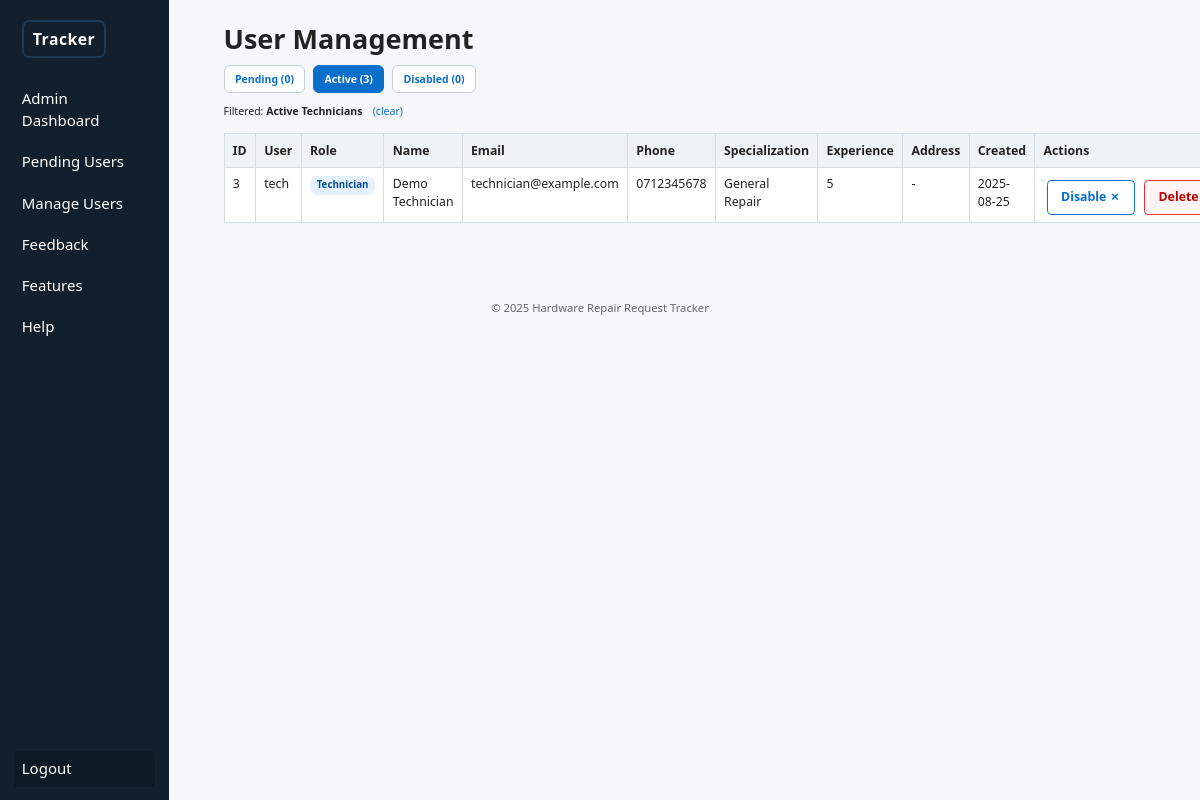
The app's page /admin/users_manage.php?filter=active_techs (signed in) with its own data.
### tables this page shows
CREATE TABLE technician_profile (
  technician_id INT PRIMARY KEY,
  full_name VARCHAR(120) NOT NULL,
  phone VARCHAR(20) NOT NULL,
  email VARCHAR(120),
  specialization VARCHAR(120),
  experience_years INT DEFAULT 0,
  availability_notes VARCHAR(255),
  CONSTRAINT fk_tech_profile_user FOREIGN KEY (technician_id) REFERENCES users(user_id) ON DELETE CASCADE
);

CREATE TABLE users (
  user_id INT AUTO_INCREMENT PRIMARY KEY,
  username VARCHAR(50) NOT NULL UNIQUE,
  password VARCHAR(255) NOT NULL,
  role ENUM('admin','user','technician') NOT NULL DEFAULT 'user',
  status ENUM('pending','approved','rejected') NOT NULL DEFAULT 'pending',
  is_disabled TINYINT(1) NOT NULL DEFAULT 0,
  created_at TIMESTAMP DEFAULT CURRENT_TIMESTAMP
);

### admin/users_manage.php (the view, shortened to what this page needs)
<?php require_once __DIR__ . '/../config.php';
require_once __DIR__ . '/../db.php';
$tab = $_GET['tab'] ?? 'active';
$roleFilter = null;
if (isset($_GET['filter'])) {
  if ($_GET['filter'] === 'active_customers') {
    $tab = 'active';
    $roleFilter = 'user';
  } elseif ($_GET['filter'] === 'active_techs') {
    $tab = 'active';
    $roleFilter = 'technician';
  }
}
$baseQuery = "SELECT u.user_id,u.username,u.role,u.status,u.is_disabled,u.created_at,
  cp.full_name AS c_full_name, cp.phone AS c_phone, cp.email AS c_email, cp.address AS c_address,
  tp.full_name AS t_full_name, tp.phone AS t_phone, tp.email AS t_email, tp.specialization, tp.experience_years, tp.availability_notes
  FROM users u
  LEFT JOIN customer_profile cp ON u.user_id = cp.customer_id
  LEFT JOIN technician_profile tp ON u.user_id = tp.technician_id";
switch ($tab) {
  default:
    $q = $baseQuery . " WHERE status='approved' AND (is_disabled=0 OR is_disabled IS NULL)";
    if ($roleFilter) {
      $q .= " AND role='" . $mysqli->real_escape_string($roleFilter) . "'";
    }
    $q .= " ORDER BY created_at DESC";
    $tab = 'active';
}
$users = $mysqli->query($q);
$cntPending = $mysqli->query("SELECT COUNT(*) c FROM users WHERE status='pending'")->fetch_assoc()['c'];
$cntActive = $mysqli->query("SELECT COUNT(*) c FROM users WHERE status='approved' AND (is_disabled=0 OR is_disabled IS NULL)")->fetch_assoc()['c'];
$cntDisabled = $mysqli->query("SELECT COUNT(*) c FROM users WHERE is_disabled=1")->fetch_assoc()['c'];
?>
<?php include __DIR__ . '/../partials/header.php'; ?>
<h1>User Management</h1>
<div class="tabs" style="margin-top:.5rem;margin-bottom:.75rem;display:flex;gap:.5rem;flex-wrap:wrap;">
  <a class="tab-link<?= $tab === 'pending' ? ' active' : '' ?>" href="?tab=pending">Pending (<?= $cntPending ?>)</a>
  <a class="tab-link<?= $tab === 'active' ? ' active' : '' ?>" href="?tab=active">Active (<?= $cntActive ?>)</a>
  <a class="tab-link<?= $tab === 'disabled' ? ' active' : '' ?>" href="?tab=disabled">Disabled (<?= $cntDisabled ?>)</a>
</div>
<?php if ($roleFilter): ?>
  <div style="margin:.3rem 0 .5rem;font-size:.7rem;">Filtered: <strong><?= $roleFilter === 'user' ? 'Active Customers' : 'Active Technicians' ?></strong> <a href="users_manage.php?tab=active" style="margin-left:.5rem;">(clear)</a></div>
<?php endif; ?>
<table class="table">
  <tr>
    <th>ID</th>
    <th>User</th>
    <th>Role</th>
    <th>Name</th>
    <th>Email</th>
    <th>Phone</th>
    <th>Specialization</th>
    <th>Experience</th>
    <th>Address</th>
    <th>Created</th>
    <th>Actions</th>
  </tr>
  <?php while ($u = $users->fetch_assoc()): ?>
    <tr>
      <td><?= $u['user_id'] ?></td>
      <td><?= htmlspecialchars($u['username']) ?></td>
      <td><span class="role-badge role-<?= $u['role'] ?>"><?= $u['role'] ?></span></td>
      <td><?php
          if ($u['role'] === 'user') {
            echo htmlspecialchars($u['c_full_name'] ?? '-');
          } elseif ($u['role'] === 'technician') {
            echo htmlspecialchars($u['t_full_name'] ?? '-');
          } else {
            echo '-';
          }
        ?></td>
      <td><?= htmlspecialchars($u['c_email'] ?? $u['t_email'] ?? '-') ?></td>
      <td><?= htmlspecialchars($u['c_phone'] ?? $u['t_phone'] ?? '-') ?></td>
      <td><?= htmlspecialchars($u['specialization'] ?? '-') ?></td>
      <td><?= $u['experience_years'] !== null ? (int)$u['experience_years'] : '-' ?></td>
  <td><?= htmlspecialchars($u['c_address'] ?? '-') ?></td>
      <td><?= substr($u['created_at'], 0, 10) ?></td>
      <td style="white-space:nowrap;">
        <?php if ($u['role'] != 'admin'): ?>
          <?php if (!$u['is_disabled']): ?>
            <a class="btn outline" href="?disable=<?= $u['user_id'] ?>">Disable ✗</a>
          <?php else: ?>
            <a class="btn" href="?enable=<?= $u['user_id'] ?>">Enable ↺</a>
          <?php endif; ?>
          <a class="btn outline" style="background:#fff3f3;border-color:#d33;color:#b00" href="?delete=<?= $u['user_id'] ?>" onclick="return confirm('Delete user?');">Delete</a>
        <?php endif; ?>
      </td>
    </tr>
  <?php endwhile; ?>
</table>
<?php include __DIR__ . '/../partials/footer.php'; ?>

### assets/css/style.css (style rules this page uses)
* { box-sizing: border-box; font-family: system-ui, -apple-system, Segoe UI, Roboto, sans-serif; margin: 0; padding: 0 }
html { font-size: 15px; }
html, body { -ms-overflow-style: none; scrollbar-width: none; }
body { background: #f5f7fa; color: #222; line-height: 1.45; font-size: .9rem; }
a { color: #0a6ecb; text-decoration: none }
button, .btn { display: inline-block; background: #0a6ecb; color: #fff; border: none; padding: .5rem .9rem; border-radius: .28rem; font-size: .82rem; font-weight: 600; cursor: pointer; margin: .3rem .2rem 0; }
.btn.outline { background: #fff; color: #0a6ecb; border: 1px solid #0a6ecb }
.table { width: 100%; border-collapse: collapse; margin: .9rem 0; background: #fff }
.table th, .table td { padding: .5rem .55rem; border: 1px solid #d6dde3; font-size: .82rem; text-align: left; vertical-align: top }
.table th { background: #eef3f7; font-weight: 600 }
.role-badge { display: inline-block; padding: .15rem .45rem; border-radius: .5rem; font-size: .65rem; font-weight: 600; background: #e5e9ef; color: #123; text-transform: capitalize; }
.role-technician { background: #e5f1ff; color: #054b91; }
.tabs .tab-link { padding: .35rem .7rem; border: 1px solid #c5d0d9; border-radius: .4rem; background: #fff; font-size: .7rem; font-weight: 600; text-decoration: none; }
.tabs .tab-link.active { background: #0a6ecb; color: #fff; border-color: #0a6ecb; }

### records on screen
technician_profile: technician_id.user_id "3", technician_id.username "tech", technician_id.role "Technician", full_name "Demo Technician", email "technician@example.com", phone "0712345678", specialization "General Repair", experience_years "5", c_address "-", technician_id.created_at "2025-08-25"

### other values on screen
$cntPending "0"
$cntActive "3"
$cntDisabled "0"
